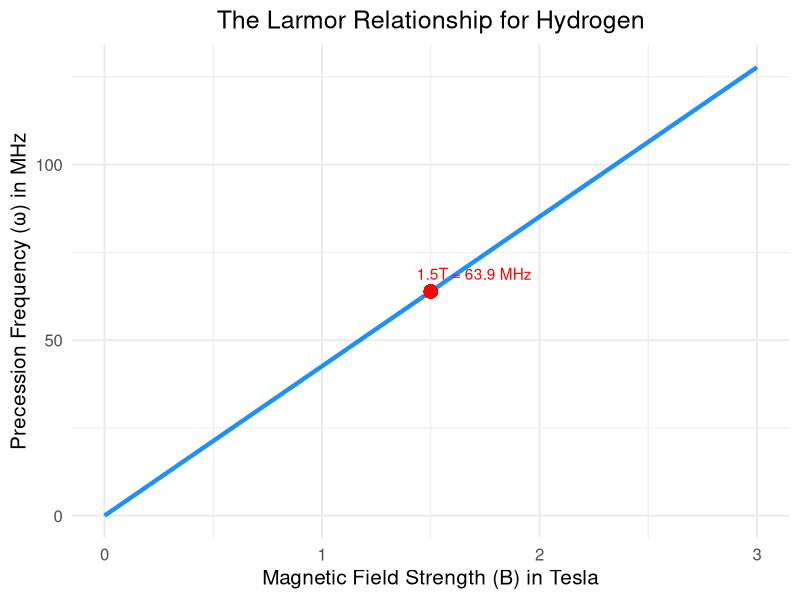
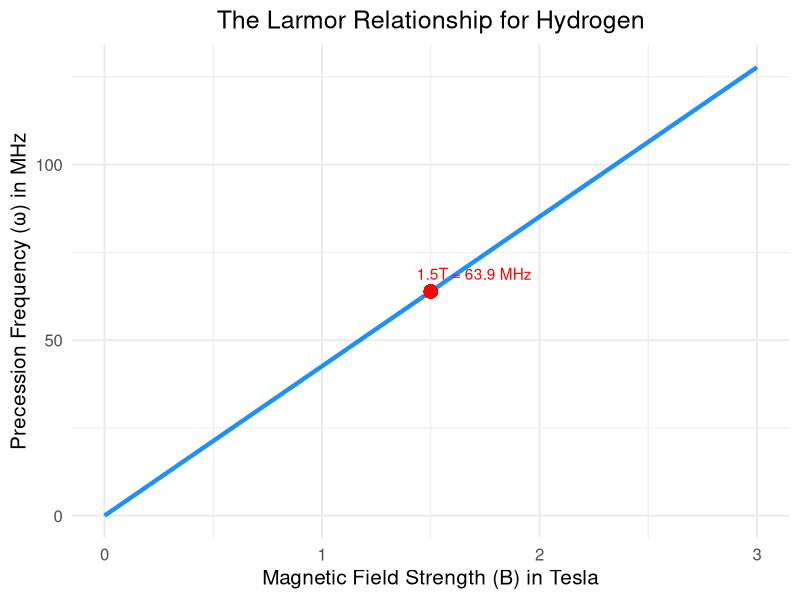
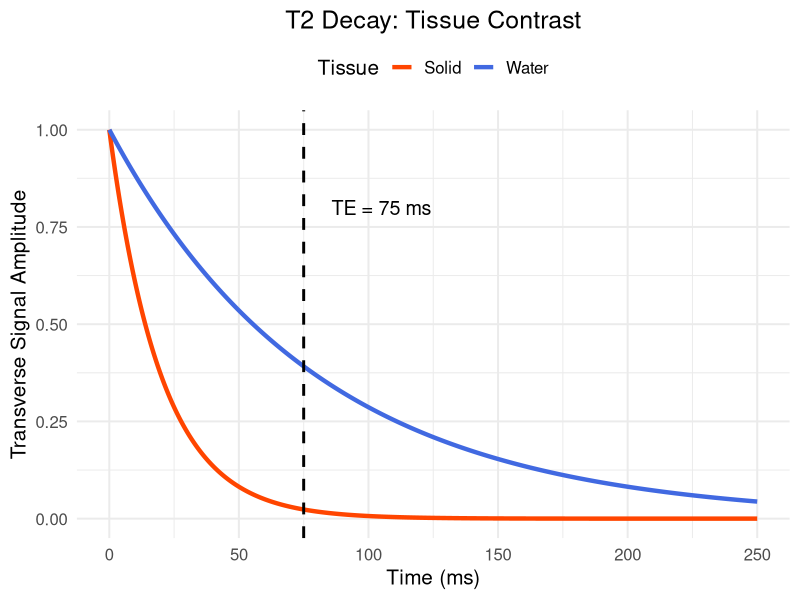
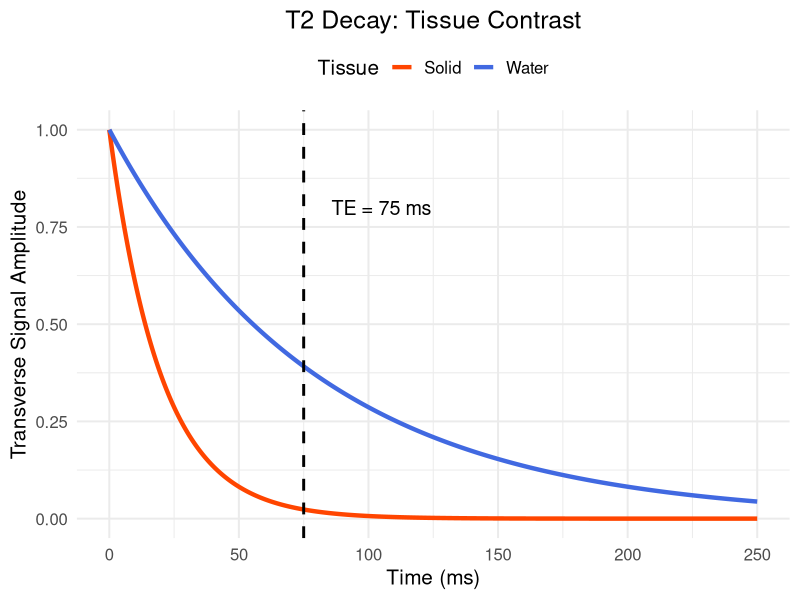
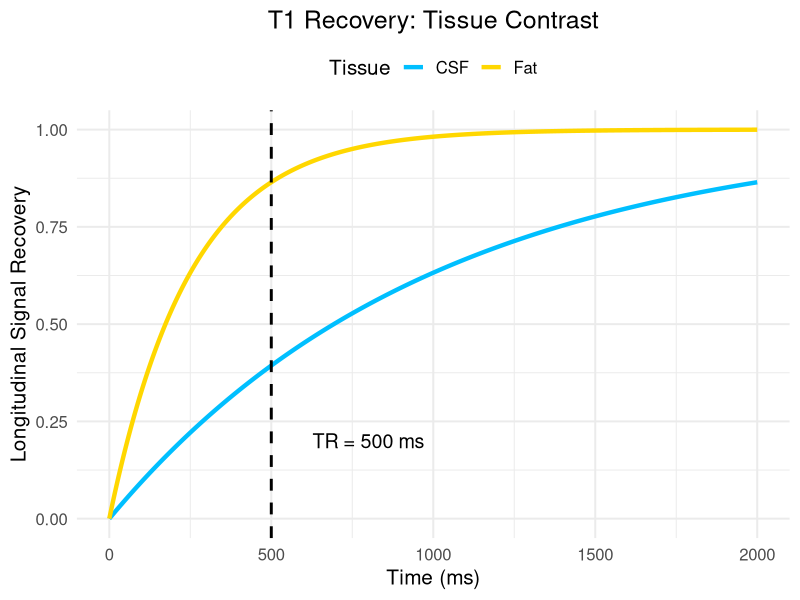
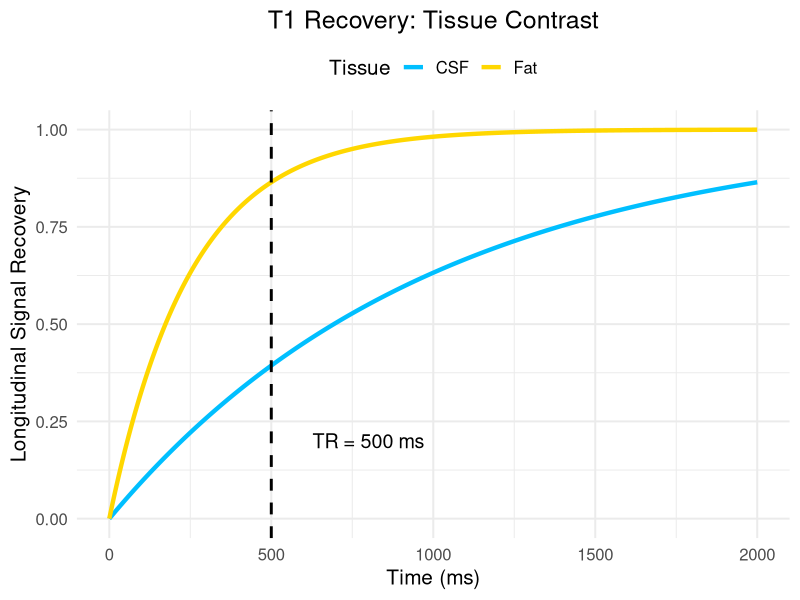
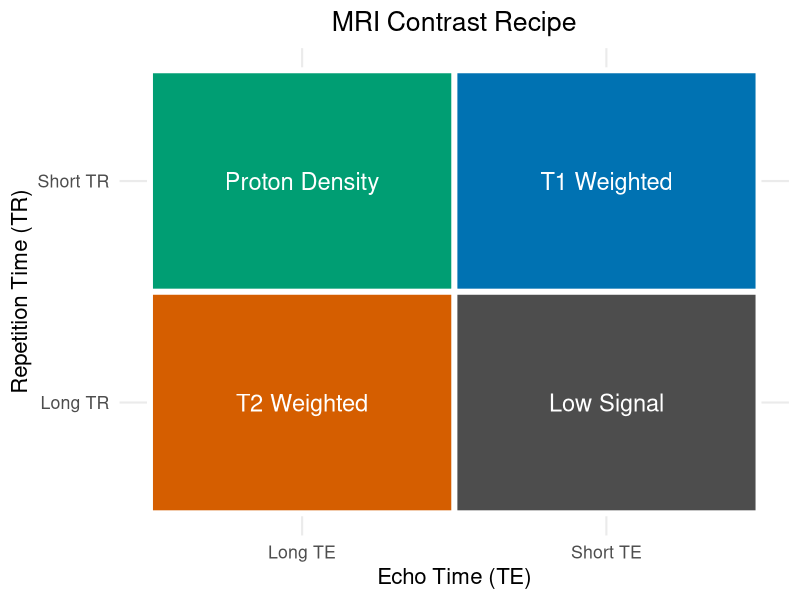
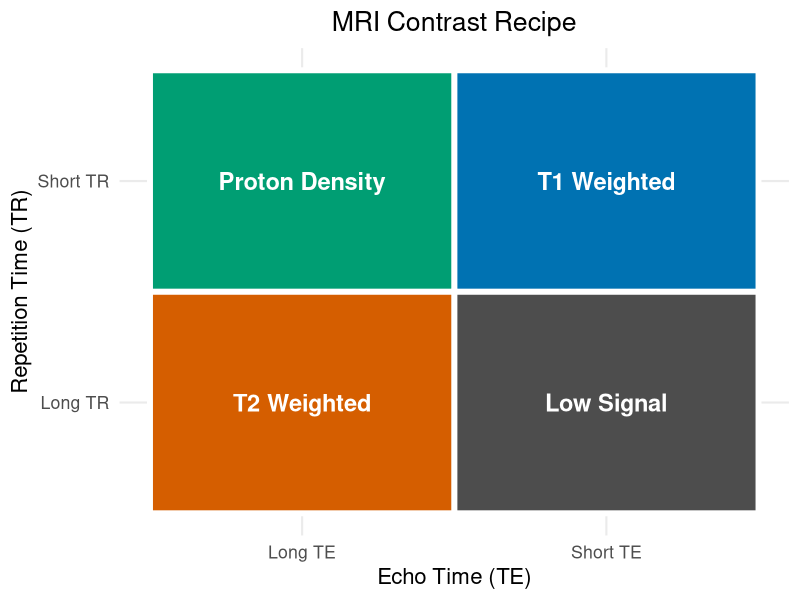

Generate these figures, in order, with R:
## ---- chunk 1
knitr::opts_chunk$set(echo = FALSE, fig.width = 8, fig.height = 6)
library(ggplot2)
library(dplyr)
library(tidyr)
## ---- chunk 2
# Define the gyromagnetic ratio for Hydrogen (MHz/T)
gamma <- 42.58

# Create a data frame of magnetic field strengths (B) from 0 to 3 Tesla
b_field <- seq(0, 3, length.out = 100)
frequency <- gamma * b_field
larmor_data <- data.frame(B = b_field, Freq = frequency)

# Create the plot
ggplot(larmor_data, aes(x = B, y = Freq)) +
  geom_line(color = "dodgerblue", linewidth = 1.5) +
  geom_point(aes(x = 1.5, y = 1.5 * gamma), color = "red", size = 4) +
  annotate("text", x = 1.7, y = 1.5 * gamma + 5, label = "1.5T = 63.9 MHz", color = "red") +
  labs(
    title = "The Larmor Relationship for Hydrogen",
    x = "Magnetic Field Strength (B) in Tesla",
    y = "Precession Frequency (ω) in MHz"
  ) +
  theme_minimal(base_size = 15) +
  theme(plot.title = element_text(hjust = 0.5))
## ---- chunk 3
# Define the gyromagnetic ratio for Hydrogen (MHz/T)
gamma <- 42.58

# Create a data frame of magnetic field strengths (B) from 0 to 3 Tesla
b_field <- seq(0, 3, length.out = 100)
frequency <- gamma * b_field
larmor_data <- data.frame(B = b_field, Freq = frequency)

# Create the plot
ggplot(larmor_data, aes(x = B, y = Freq)) +
  geom_line(color = "dodgerblue", linewidth = 1.5) +
  geom_point(aes(x = 1.5, y = 1.5 * gamma), color = "red", size = 4) +
  annotate("text", x = 1.7, y = 1.5 * gamma + 5, label = "1.5T = 63.9 MHz", color = "red") +
  labs(
    title = "The Larmor Relationship for Hydrogen",
    x = "Magnetic Field Strength (B) in Tesla",
    y = "Precession Frequency (ω) in MHz"
  ) +
  theme_minimal(base_size = 15) +
  theme(plot.title = element_text(hjust = 0.5))
## ---- chunk 4
# Time points
t <- seq(0, 250, length.out = 500)

# T2 values for different tissues
t2_water <- 80  # Long T2
t2_solid <- 20  # Short T2

# Calculate signal decay
signal_water <- exp(-t / t2_water)
signal_solid <- exp(-t / t2_solid)

t2_data <- data.frame(Time = t, Water = signal_water, Solid = signal_solid) %>%
  pivot_longer(cols = c("Water", "Solid"), names_to = "Tissue", values_to = "Signal")

# Echo Time (TE)
te <- 75

ggplot(t2_data, aes(x = Time, y = Signal, color = Tissue)) +
  geom_line(linewidth = 1.5) +
  geom_vline(xintercept = te, linetype = "dashed", color = "black", linewidth = 1) +
  annotate("text", x = te + 30, y = 0.8, label = paste("TE =", te, "ms"), color = "black", size = 5) +
  labs(
    title = "T2 Decay: Tissue Contrast",
    x = "Time (ms)",
    y = "Transverse Signal Amplitude"
  ) +
  scale_color_manual(values = c("Solid" = "orangered", "Water" = "royalblue")) +
  theme_minimal(base_size = 15) +
  theme(plot.title = element_text(hjust = 0.5), legend.position = "top")
## ---- chunk 5
# Time points
t <- seq(0, 250, length.out = 500)

# T2 values for different tissues
t2_water <- 80  # Long T2
t2_solid <- 20  # Short T2

# Calculate signal decay
signal_water <- exp(-t / t2_water)
signal_solid <- exp(-t / t2_solid)

t2_data <- data.frame(Time = t, Water = signal_water, Solid = signal_solid) %>%
  pivot_longer(cols = c("Water", "Solid"), names_to = "Tissue", values_to = "Signal")

# Echo Time (TE)
te <- 75

ggplot(t2_data, aes(x = Time, y = Signal, color = Tissue)) +
  geom_line(linewidth = 1.5) +
  geom_vline(xintercept = te, linetype = "dashed", color = "black", linewidth = 1) +
  annotate("text", x = te + 30, y = 0.8, label = paste("TE =", te, "ms"), color = "black", size = 5) +
  labs(
    title = "T2 Decay: Tissue Contrast",
    x = "Time (ms)",
    y = "Transverse Signal Amplitude"
  ) +
  scale_color_manual(values = c("Solid" = "orangered", "Water" = "royalblue")) +
  theme_minimal(base_size = 15) +
  theme(plot.title = element_text(hjust = 0.5), legend.position = "top")
## ---- chunk 6
# Time points
t <- seq(0, 2000, length.out = 500)

# T1 values
t1_fat <- 250  # Short T1
t1_csf <- 1000 # Long T1

# Calculate signal recovery
signal_fat <- 1 - exp(-t / t1_fat)
signal_csf <- 1 - exp(-t / t1_csf)

t1_data <- data.frame(Time = t, Fat = signal_fat, CSF = signal_csf) %>%
  pivot_longer(cols = c("Fat", "CSF"), names_to = "Tissue", values_to = "Signal")

# Repetition Time (TR)
tr <- 500

ggplot(t1_data, aes(x = Time, y = Signal, color = Tissue)) +
  geom_line(linewidth = 1.5) +
  geom_vline(xintercept = tr, linetype = "dashed", color = "black", linewidth = 1) +
  annotate("text", x = tr + 300, y = 0.2, label = paste("TR =", tr, "ms"), color = "black", size = 5) +
  labs(
    title = "T1 Recovery: Tissue Contrast",
    x = "Time (ms)",
    y = "Longitudinal Signal Recovery"
  ) +
  scale_color_manual(values = c("Fat" = "gold", "CSF" = "deepskyblue")) +
  theme_minimal(base_size = 15) +
  theme(plot.title = element_text(hjust = 0.5), legend.position = "top")
## ---- chunk 7
# Time points
t <- seq(0, 2000, length.out = 500)

# T1 values
t1_fat <- 250  # Short T1
t1_csf <- 1000 # Long T1

# Calculate signal recovery
signal_fat <- 1 - exp(-t / t1_fat)
signal_csf <- 1 - exp(-t / t1_csf)

t1_data <- data.frame(Time = t, Fat = signal_fat, CSF = signal_csf) %>%
  pivot_longer(cols = c("Fat", "CSF"), names_to = "Tissue", values_to = "Signal")

# Repetition Time (TR)
tr <- 500

ggplot(t1_data, aes(x = Time, y = Signal, color = Tissue)) +
  geom_line(linewidth = 1.5) +
  geom_vline(xintercept = tr, linetype = "dashed", color = "black", linewidth = 1) +
  annotate("text", x = tr + 300, y = 0.2, label = paste("TR =", tr, "ms"), color = "black", size = 5) +
  labs(
    title = "T1 Recovery: Tissue Contrast",
    x = "Time (ms)",
    y = "Longitudinal Signal Recovery"
  ) +
  scale_color_manual(values = c("Fat" = "gold", "CSF" = "deepskyblue")) +
  theme_minimal(base_size = 15) +
  theme(plot.title = element_text(hjust = 0.5), legend.position = "top")
## ---- chunk 8
# Create data for the heatmap
contrast_data <- expand.grid(
  TE = factor(c("Short TE", "Long TE")),
  TR = factor(c("Short TR", "Long TR"))
)
contrast_data$Contrast <- c(
  "T1 Weighted", "Proton Density",
  "Low Signal", "T2 Weighted"
)
contrast_data$TR <- factor(contrast_data$TR, levels = c("Long TR", "Short TR"))


ggplot(contrast_data, aes(x = TE, y = TR, fill = Contrast)) +
  geom_tile(color = "white", linewidth = 2) +
  geom_text(aes(label = Contrast), color = "white", size = 6) +
  scale_fill_manual(values = c(
    "T1 Weighted" = "#0072B2", "T2 Weighted" = "#D55E00",
    "Proton Density" = "#009E73", "Low Signal" = "grey30"
  )) +
  labs(
    title = "MRI Contrast Recipe",
    x = "Echo Time (TE)",
    y = "Repetition Time (TR)"
  ) +
  theme_minimal(base_size = 16) +
  theme(
    plot.title = element_text(hjust = 0.5),
    legend.position = "none"
  )
## ---- chunk 9
# Create data for the heatmap
contrast_data <- expand.grid(
  TE = factor(c("Short TE", "Long TE")),
  TR = factor(c("Short TR", "Long TR"))
)
contrast_data$Contrast <- c(
  "T1 Weighted", "Proton Density",
  "Low Signal", "T2 Weighted"
)
# Reorder the TR factor for correct plotting
contrast_data$TR <- factor(contrast_data$TR, levels = c("Long TR", "Short TR"))

ggplot(contrast_data, aes(x = TE, y = TR, fill = Contrast)) +
  geom_tile(color = "white", linewidth = 2) +
  geom_text(aes(label = Contrast), color = "white", size = 6, fontface = "bold") +
  scale_fill_manual(values = c(
    "T1 Weighted" = "#0072B2", "T2 Weighted" = "#D55E00",
    "Proton Density" = "#009E73", "Low Signal" = "grey30"
  )) +
  labs(
    title = "MRI Contrast Recipe",
    x = "Echo Time (TE)",
    y = "Repetition Time (TR)"
  ) +
  theme_minimal(base_size = 16) +
  theme(
    plot.title = element_text(hjust = 0.5),
    legend.position = "none" # Hide the legend as text is on tiles
  )
## ---- chunk 10
# Define populations
total_spins <- 1000000
excess <- 3
spin_down <- (total_spins - excess) / 2
spin_up <- (total_spins + excess) / 2

boltzmann_data <- data.frame(
  State = c("Spin Down", "Spin Up"),
  Population = c(spin_down, spin_up)
)

ggplot(boltzmann_data, aes(x = State, y = Population, fill = State)) +
  geom_bar(stat = "identity", width = 0.5) +
  geom_text(aes(label = scales::comma(Population)), vjust = -0.5, size = 5) +
  scale_y_continuous(labels = scales::comma, limits = c(0, spin_up * 1.01)) +
  scale_fill_manual(values = c("Spin Down" = "firebrick", "Spin Up" = "navy")) +
  labs(
    title = "Boltzmann Distribution: The Tiny Excess",
    subtitle = "At 1.5T, for every 1,000,000 protons, ~3 extra align with the field",
    x = "Energy State",
    y = "Number of Protons"
  ) +
  theme_minimal(base_size = 15) +
  theme(
    plot.title = element_text(hjust = 0.5),
    plot.subtitle = element_text(hjust = 0.5),
    legend.position = "none"
  )
## ---- chunk 11
# Define populations
total_spins <- 1000000
excess <- 3
spin_down <- (total_spins - excess) / 2
spin_up <- (total_spins + excess) / 2

boltzmann_data <- data.frame(
  State = c("Spin Down", "Spin Up"),
  Population = c(spin_down, spin_up)
)

ggplot(boltzmann_data, aes(x = State, y = Population, fill = State)) +
  geom_bar(stat = "identity", width = 0.5) +
  geom_text(aes(label = scales::comma(Population)), vjust = -0.5, size = 5) +
  scale_y_continuous(labels = scales::comma, limits = c(0, spin_up * 1.01)) +
  scale_fill_manual(values = c("Spin Down" = "firebrick", "Spin Up" = "navy")) +
  labs(
    title = "Boltzmann Distribution: The Tiny Excess",
    subtitle = "At 1.5T, for every 1,000,000 protons, ~3 extra align with the field",
    x = "Energy State",
    y = "Number of Protons"
  ) +
  theme_minimal(base_size = 15) +
  theme(
    plot.title = element_text(hjust = 0.5),
    plot.subtitle = element_text(hjust = 0.5),
    legend.position = "none"
  )
## ---- chunk 12
# Define populations
total_spins <- 1000000
excess <- 3
spin_down <- (total_spins - excess) / 2
spin_up <- (total_spins + excess) / 2

boltzmann_data <- data.frame(
  State = c("Spin Down", "Spin Up"),
  Population = c(spin_down, spin_up)
)

ggplot(boltzmann_data, aes(x = State, y = Population, fill = State)) +
  geom_bar(stat = "identity", width = 0.5) +
  geom_text(aes(label = scales::comma(Population)), vjust = -0.5, size = 5) +
  coord_cartesian(ylim = c(spin_down * 0.99999, spin_up * 1.00001)) + # Zoom in
  scale_fill_manual(values = c("Spin Down" = "firebrick", "Spin Up" = "navy")) +
  labs(
    title = "Zooming In: The Net Magnetization",
    subtitle = "This tiny difference is the source of the MRI signal",
    x = "Energy State",
    y = "Number of Protons (Zoomed)"
  ) +
  theme_minimal(base_size = 15) +
  theme(
    plot.title = element_text(hjust = 0.5),
    plot.subtitle = element_text(hjust = 0.5),
    legend.position = "none"
  )
